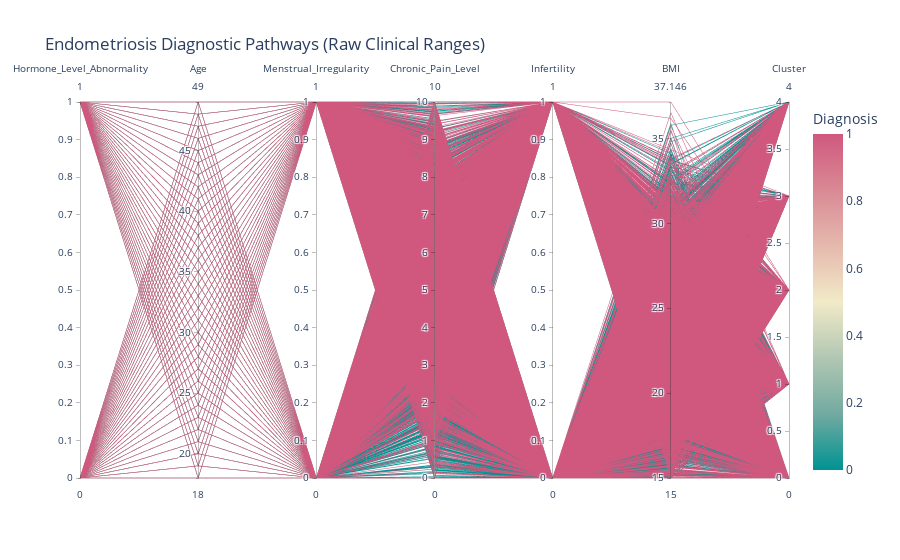

The cell this chart's notebook holds for it:
### Code cell
import plotly.express as px

# Using the raw dataframe 'df' so we see real numbers (Age, BMI, etc.)
fig = px.parallel_coordinates(
    df, dimensions=['Hormone_Level_Abnormality', 'Age', 'Menstrual_Irregularity', 'Chronic_Pain_Level', 'Infertility', 'BMI'],
    color="Diagnosis",
    color_continuous_scale=px.colors.diverging.Tealrose,
    title="Endometriosis Diagnostic Pathways (Raw Clinical Ranges)"
)

fig.show()

### Figure 1 — Plotly figure (JSON) as saved in the notebook; plotly's stock layout.template omitted (floating-point values rounded to 4 significant figures; data arrays with more than 128 entries replaced by an {"elided": "..."} marker saying what was removed)
{"data": [{"dimensions": [{"label": "Hormone_Level_Abnormality", "values": {"elided": "10000 int values"}}, {"label": "Age", "values": {"elided": "10000 int values"}}, {"label": "Menstrual_Irregularity", "values": {"elided": "10000 int values"}}, {"label": "Chronic_Pain_Level", "values": {"elided": "10000 float values"}}, {"label": "Infertility", "values": {"elided": "10000 int values"}}, {"label": "BMI", "values": {"elided": "10000 float values"}}, {"label": "Cluster", "values": {"elided": "10000 int values"}}], "domain": {"x": [0, 1], "y": [0, 1]}, "line": {"color": {"elided": "10000 int values"}, "coloraxis": "coloraxis"}, "name": "", "type": "parcoords"}], "layout": {"coloraxis": {"colorbar": {"title": {"text": "Diagnosis"}}, "colorscale": [[0, "rgb(0, 147, 146)"], [0.1667, "rgb(114, 170, 161)"], [0.3333, "rgb(177, 199, 179)"], [0.5, "rgb(241, 234, 200)"], [0.6667, "rgb(229, 185, 173)"], [0.8333, "rgb(217, 137, 148)"], [1, "rgb(208, 88, 126)"]]}, "legend": {"tracegroupgap": 0}, "title": {"text": "Endometriosis Diagnostic Pathways (Raw Clinical Ranges)"}}}
